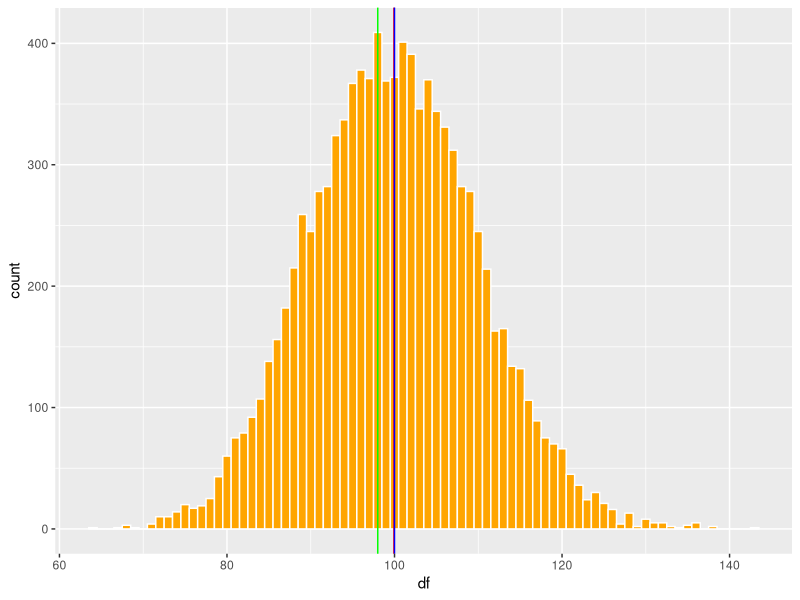
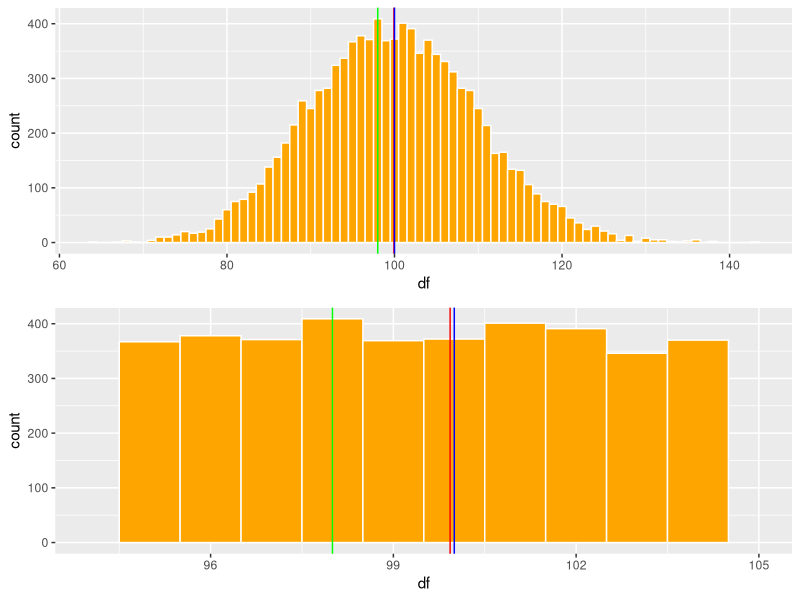
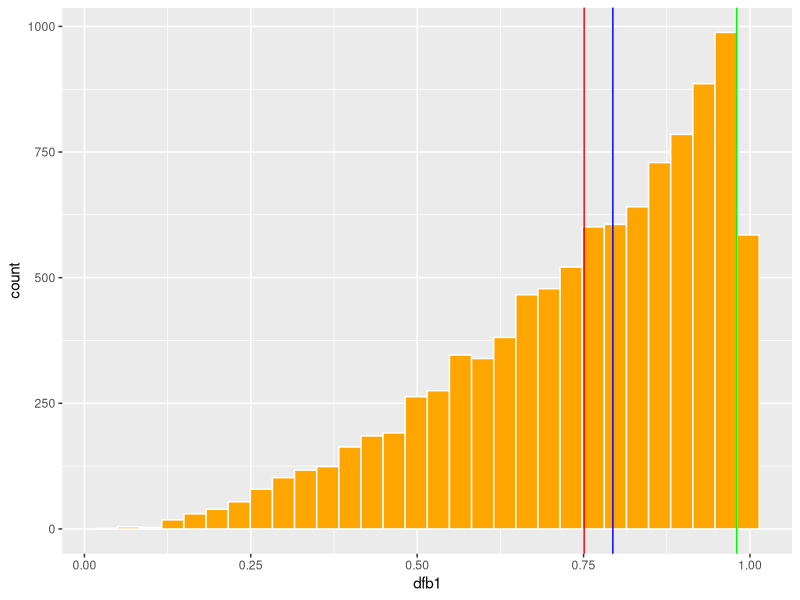
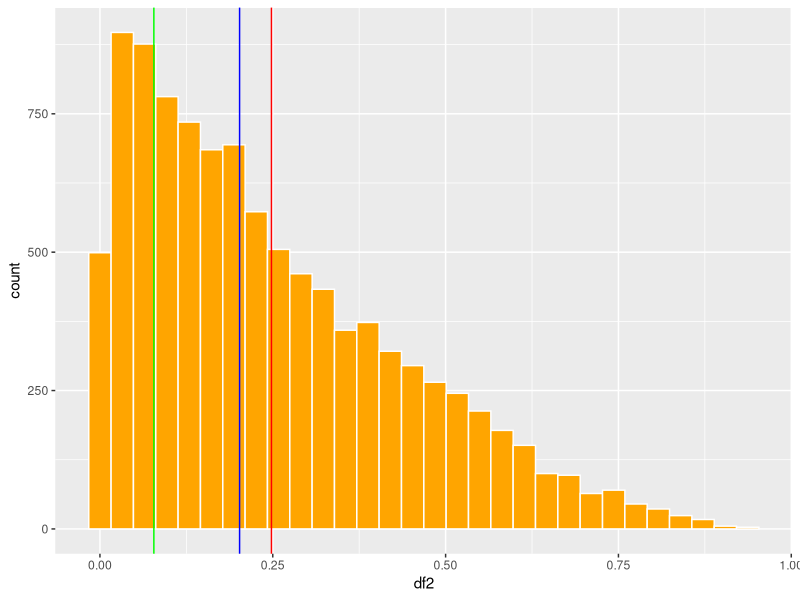
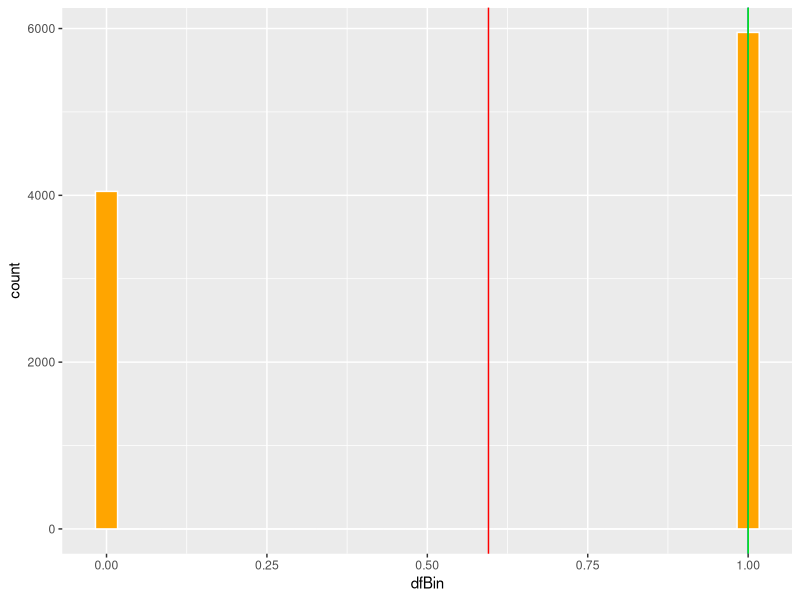

Write R code to recreate these figures, in order.
## ---- chunk 1
knitr::opts_chunk$set(echo = TRUE, warning=FALSE, message = FALSE)
## ---- chunk 2

Sys.Date()
## ---- chunk 3
library(ggplot2)
library(Hmisc)
library(gridExtra) # Un paquete para organizar las figuras de ggplot2
library(statip)
## ---- chunk 4
x=c(0,1,2,3,4,5,6,7,8,9,10)

mean(x)

## ---- chunk 5
x=c(0,1,2,3,4,5,6,7,8,9,1000)
sum(x)/length(x)
mean(x)

## ---- chunk 6
b=c(247,0,3,43626,26,23,1,2,4,5,24,6,7)
b=sort(b)
length(b)
median(b)
## ---- chunk 7
b=c(247,0,3,43626,26,23,1,2,4,5,24,6,7,7)
b=sort(b)
b
median(b)
## ---- chunk 8
library(statip)
## ---- chunk 9
statip::mfv1(b)
## ---- chunk 10
df=rpois(10000, 100)
df1=data.frame(df)
head(df1, n=2)
## ---- chunk 11
library(statip)
#mean(df1$df)
#median(df1$df)
#statip::mfv(df1$df)
## ---- chunk 12

pro=mean(df1$df)
med=median(df1$df)
mod=statip::mfv(df1$df)
## ---- chunk 13
a=ggplot(df1, aes(df))+
  geom_histogram(fill="orange", colour="white", binwidth = 1)+
  geom_vline(aes(xintercept = pro), colour="red")+
  geom_vline(aes(xintercept = med), colour="blue")+
  geom_vline(aes(xintercept = mod), colour="green")+
  theme(legend.position = "none")
a
## ---- chunk 14
b=ggplot(df1, aes(df))+
  geom_histogram(fill="orange", colour="white", binwidth = 1)+
  geom_vline(aes(xintercept = pro), colour="red")+
  geom_vline(aes(xintercept = med), colour="blue")+
  geom_vline(aes(xintercept = mod), colour="green")+
  xlim(94,105)+
  theme(legend.position = "none")

## ---- chunk 15
gridExtra::grid.arrange(a,b, ncol=1)
## ---- chunk 16
library(tidyverse)
dfb1=round(rbeta(10000, 3,1, ncp = 0),3)
dfb1=tibble(dfb1)
#head(dfb)
df2= round(rbeta(10000, 1,3, ncp = 0),3)
df2=tibble(df2)
#head(df2)
## ---- chunk 17
mea=mean(dfb1$dfb1)
med=median(dfb1$dfb1)
mod=statip::mfv1(dfb1$dfb1)

meab=mean(df2$df2)
medb=median(df2$df2)
modb=statip::mfv1(df2$df2)


SesgadoDerecho=ggplot(dfb1, aes(dfb1))+
  geom_histogram(fill="orange", colour="white")+
  geom_vline(aes(xintercept = mea), colour="red")+
  geom_vline(aes(xintercept = med), colour="blue")+
  geom_vline(aes(xintercept = mod), colour="green")+
  theme(legend.position = "none")

SesgadoIzquierda=ggplot(df2, aes(df2))+
  geom_histogram(fill="orange", colour="white")+
  geom_vline(aes(xintercept = meab), colour="red")+
  geom_vline(aes(xintercept = medb), colour="blue")+
  geom_vline(aes(xintercept = modb), colour="green")+
  theme(legend.position = "none")

SesgadoDerecho
SesgadoIzquierda

library(ggpubr)
#ggarrange(c,d, nrow=2, ncol=1)

library(grid)
#grid.arrange(rectGrob(), rectGrob())
#marrangeGrob(c,d, nrow=2)

## ---- chunk 18
#c
#d
#library(scater)
#multiplot(c,d, ncol=2)
## ---- chunk 19
dfBin=replicate(10000,rbinom(length(.6), size=1,prob =0.6))
dfBin=data.frame(dfBin)
head(dfBin)
## ---- chunk 20
mea=mean(dfBin$dfBin)
med=median(dfBin$dfBin)
mod=mfv(dfBin$dfBin)
mea


ggplot(dfBin, aes(dfBin))+
  geom_histogram(fill="orange", colour="white")+
  geom_vline(aes(xintercept = mea), colour="red")+
  geom_vline(aes(xintercept = med), colour="blue")+
  geom_vline(aes(xintercept = mod), colour="green")+
  theme(legend.position = "none")
